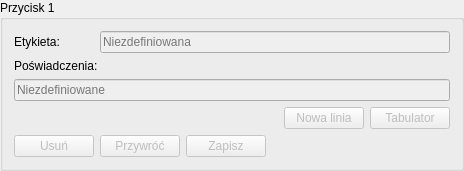
         <widget class="QGroupBox" name="groupBox_2">
          <property name="sizePolicy">
           <sizepolicy hsizetype="Preferred" vsizetype="Maximum">
            <horstretch>0</horstretch>
            <verstretch>0</verstretch>
           </sizepolicy>
          </property>
          <property name="minimumSize">
           <size>
            <width>0</width>
            <height>0</height>
           </size>
          </property>
          <property name="title">
           <string>Przycisk 1</string>
          </property>
          <layout class="QGridLayout" name="gridLayout_6" columnstretch="0,0,0,0,0,0,0" columnminimumwidth="0,0,0,0,0,0,0">
           <item row="4" column="1">
            <widget class="QPushButton" name="pushButton_9">
             <property name="enabled">
              <bool>false</bool>
             </property>
             <property name="sizePolicy">
              <sizepolicy hsizetype="Maximum" vsizetype="Preferred">
               <horstretch>0</horstretch>
               <verstretch>0</verstretch>
              </sizepolicy>
             </property>
             <property name="toolTip">
              <string>&lt;html&gt;&lt;head/&gt;&lt;body&gt;&lt;p&gt;Wczytuje do pola edycyjnego hasło zapisane w urządzeniu&lt;/p&gt;&lt;/body&gt;&lt;/html&gt;</string>
             </property>
             <property name="text">
              <string>Przywróć</string>
             </property>
            </widget>
           </item>
           <item row="0" column="0">
            <widget class="QLabel" name="label_13">
             <property name="sizePolicy">
              <sizepolicy hsizetype="Maximum" vsizetype="Preferred">
               <horstretch>0</horstretch>
               <verstretch>0</verstretch>
              </sizepolicy>
             </property>
             <property name="font">
              <font>
               <pointsize>9</pointsize>
              </font>
             </property>
             <property name="text">
              <string>Etykieta:</string>
             </property>
            </widget>
           </item>
           <item row="0" column="1" colspan="6">
            <widget class="QLineEdit" name="lineEdit_4">
             <property name="enabled">
              <bool>false</bool>
             </property>
             <property name="sizePolicy">
              <sizepolicy hsizetype="MinimumExpanding" vsizetype="Preferred">
               <horstretch>0</horstretch>
               <verstretch>0</verstretch>
              </sizepolicy>
             </property>
             <property name="placeholderText">
              <string>Niezdefiniowana</string>
             </property>
             <property name="clearButtonEnabled">
              <bool>true</bool>
             </property>
            </widget>
           </item>
           <item row="4" column="2">
            <widget class="QPushButton" name="pushButton_10">
             <property name="enabled">
              <bool>false</bool>
             </property>
             <property name="sizePolicy">
              <sizepolicy hsizetype="Maximum" vsizetype="Preferred">
               <horstretch>0</horstretch>
               <verstretch>0</verstretch>
              </sizepolicy>
             </property>
             <property name="toolTip">
              <string>Zapisuje hasło na urządzeniu</string>
             </property>
             <property name="text">
              <string>Zapisz</string>
             </property>
            </widget>
           </item>
           <item row="1" column="0" colspan="2">
            <widget class="QLabel" name="label_12">
             <property name="sizePolicy">
              <sizepolicy hsizetype="Maximum" vsizetype="Preferred">
               <horstretch>0</horstretch>
               <verstretch>0</verstretch>
              </sizepolicy>
             </property>
             <property name="text">
              <string>Poświadczenia:</string>
             </property>
            </widget>
           </item>
           <item row="3" column="6">
            <widget class="QPushButton" name="pushButton_11">
             <property name="enabled">
              <bool>false</bool>
             </property>
             <property name="sizePolicy">
              <sizepolicy hsizetype="Minimum" vsizetype="Preferred">
               <horstretch>0</horstretch>
               <verstretch>0</verstretch>
              </sizepolicy>
             </property>
             <property name="toolTip">
              <string>&lt;html&gt;&lt;head/&gt;&lt;body&gt;&lt;p&gt;Wstawia znak tabulatora (&amp;#x21E5;) na bieżącej pozycji.&lt;/p&gt;&lt;/body&gt;&lt;/html&gt;</string>
             </property>
             <property name="text">
              <string>Tabulator</string>
             </property>
            </widget>
           </item>
           <item row="3" column="5">
            <widget class="QPushButton" name="pushButton_12">
             <property name="enabled">
              <bool>false</bool>
             </property>
             <property name="sizePolicy">
              <sizepolicy hsizetype="Minimum" vsizetype="Preferred">
               <horstretch>0</horstretch>
               <verstretch>0</verstretch>
              </sizepolicy>
             </property>
             <property name="toolTip">
              <string>&lt;html&gt;&lt;head/&gt;&lt;body&gt;&lt;p&gt;Wstawia znak nowej linii (&amp;#x21B5;) na bieżącej pozycji.&lt;/p&gt;&lt;/body&gt;&lt;/html&gt;</string>
             </property>
             <property name="text">
              <string>Nowa linia</string>
             </property>
            </widget>
           </item>
           <item row="2" column="0" colspan="7">
            <widget class="QLineEdit" name="lineEdit_6">
             <property name="enabled">
              <bool>false</bool>
             </property>
             <property name="sizePolicy">
              <sizepolicy hsizetype="MinimumExpanding" vsizetype="Preferred">
               <horstretch>0</horstretch>
               <verstretch>0</verstretch>
              </sizepolicy>
             </property>
             <property name="toolTip">
              <string>&lt;html&gt;&lt;head/&gt;&lt;body&gt;&lt;p&gt;Pole edycyjne hasła pod przyciskiem. Hasło zostanie zapisane po wybraniu &amp;quot;Zapisz&amp;quot;&lt;/p&gt;&lt;/body&gt;&lt;/html&gt;</string>
             </property>
             <property name="maxLength">
              <number>150</number>
             </property>
             <property name="placeholderText">
              <string>Niezdefiniowane</string>
             </property>
             <property name="clearButtonEnabled">
              <bool>true</bool>
             </property>
            </widget>
           </item>
           <item row="4" column="0">
            <widget class="QPushButton" name="pushButton_8">
             <property name="enabled">
              <bool>false</bool>
             </property>
             <property name="sizePolicy">
              <sizepolicy hsizetype="Maximum" vsizetype="Preferred">
               <horstretch>0</horstretch>
               <verstretch>0</verstretch>
              </sizepolicy>
             </property>
             <property name="toolTip">
              <string>Kasuje hasło w urządzeniu</string>
             </property>
             <property name="text">
              <string>Usuń</string>
             </property>
            </widget>
           </item>
          </layout>
         </widget>
